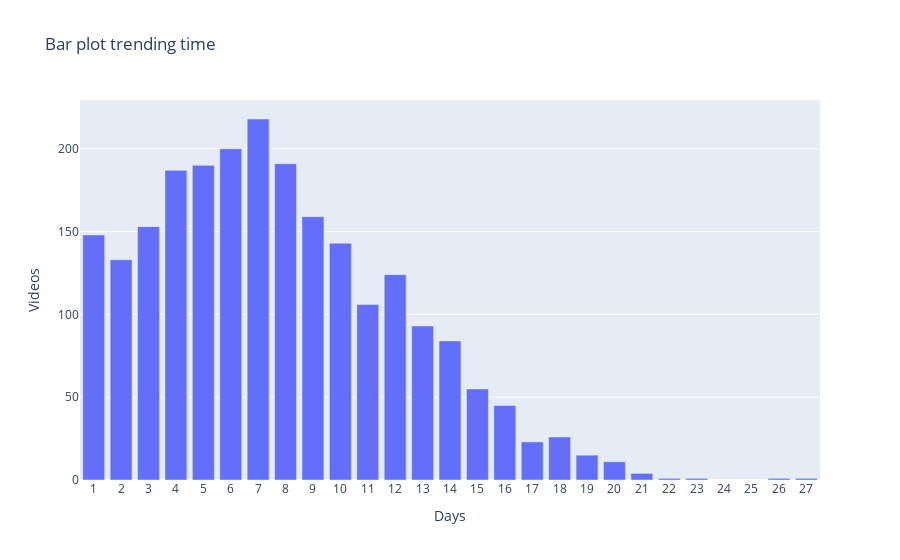

Source (notebook cell):
### Code cell
fig = px.bar(time_on_trending,
             x='trending_time', 
             y='count',
             labels={'trending_time':'Days','count':'Videos'},
             title='Bar plot trending time')
fig.update_xaxes(tickmode='linear', dtick=1)
fig.show()

### Figure 1 — Plotly figure (JSON) as saved in the notebook; plotly's stock layout.template omitted (floating-point values rounded to 4 significant figures)
{"data": [{"alignmentgroup": "True", "hovertemplate": "Days=%{x}<br>Videos=%{y}<extra></extra>", "legendgroup": "", "marker": {"color": "#636efa", "pattern": {"shape": ""}}, "name": "", "offsetgroup": "", "orientation": "v", "showlegend": false, "textposition": "auto", "type": "bar", "x": [1, 2, 3, 4, 5, 6, 7, 8, 9, 10, 11, 12, 13, 14, 15, 16, 17, 18, 19, 20, 21, 22, 23, 26, 27], "xaxis": "x", "y": [148, 133, 153, 187, 190, 200, 218, 191, 159, 143, 106, 124, 93, 84, 55, 45, 23, 26, 15, 11, 4, 1, 1, 1, 1], "yaxis": "y"}], "layout": {"barmode": "relative", "legend": {"tracegroupgap": 0}, "title": {"text": "Bar plot trending time"}, "xaxis": {"anchor": "y", "domain": [0, 1], "dtick": 1, "tickmode": "linear", "title": {"text": "Days"}}, "yaxis": {"anchor": "x", "domain": [0, 1], "title": {"text": "Videos"}}}}
